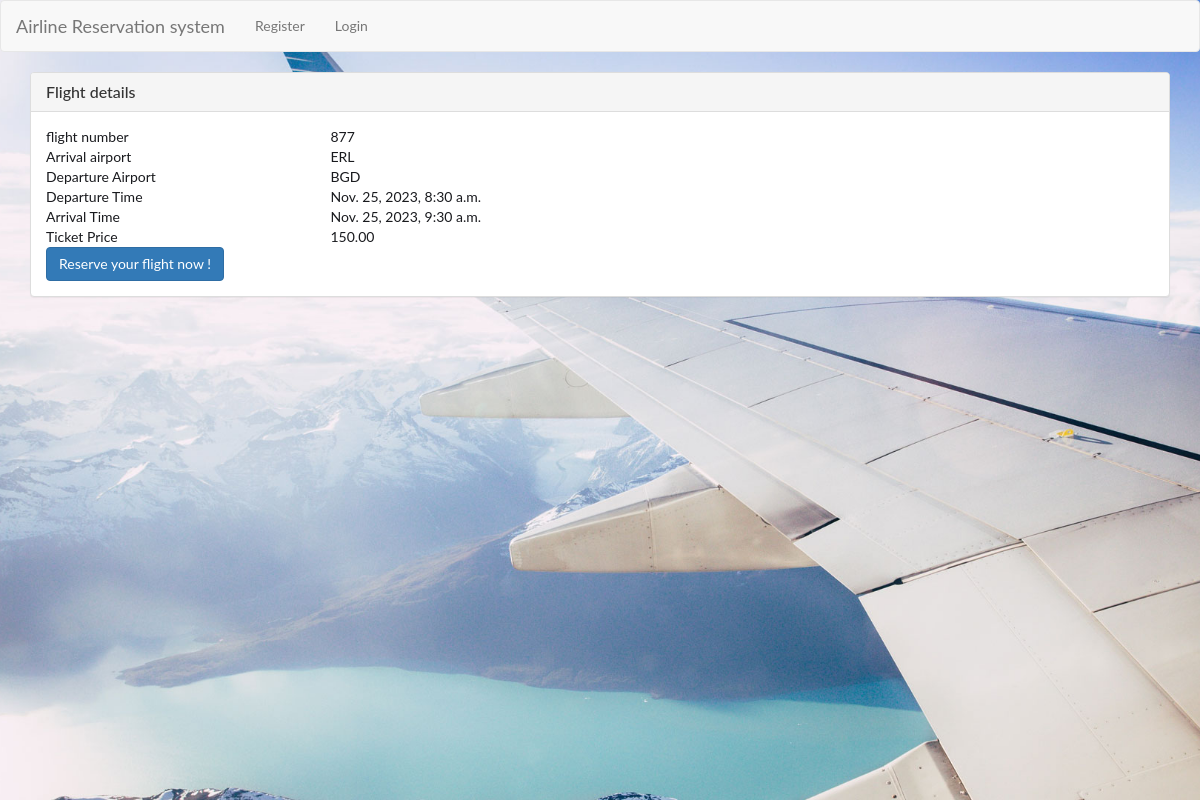
Page /flight_detail/1/ on the committed database.
### flights/models.py (models this page shows, shortened)
class Flight(models.Model):
    flight_number = models.CharField(max_length=10)
    departure_airport = models.CharField(max_length=3)
    arrival_airport = models.CharField(max_length=3)
    available_seats = models.PositiveIntegerField(default=125)
    max_seats = models.PositiveIntegerField(default=125)
    ticket_price = models.DecimalField(max_digits=10, decimal_places=2)
    departure_time = models.DateTimeField()
    arrival_time = models.DateTimeField()

### flights/views.py (the view)
# urls.py: path('flight_detail/<int:flight_id>/', views.flight_detail, name='flight_detail'),
def flight_detail(request, flight_id):
    flight = get_object_or_404(Flight, pk=flight_id)
    return render(request, 'flight_detail.html',  {'flight': flight})

### flights/templates/flight_detail.html (shortened to what this page needs)
<!DOCTYPE html>
<html lang="en">
<head>
    <link rel="stylesheet" href="https://cdn.jsdelivr.net/npm/bootstrap-icons@1.11.2/font/bootstrap-icons.min.css">
  {% load static %}
  <link type="text/css" rel="stylesheet" href="{% static 'style.css' %}" />
</head>
<body>
<div id="booking" class="section">
      {% include "Header.html" %}
        <div class="container">
      <div class="panel panel-default">
  <div class="panel-heading">
    <h3 class="panel-title">Flight details </h3>
  </div>
  <div class="panel-body">
                <div class="row g-0">
                  <div class="col-5 col-md-3 bg-light border-bottom border-white border-3">
                    <div class="p-2">flight number</div>
                  </div>
                  <div class="col-7 col-md-9 bg-light border-start border-bottom border-white border-3">
                    <div class="p-2">{{ flight.flight_number }}</div>
                  </div>
                  <div class="col-5 col-md-3 bg-light border-bottom border-white border-3">
                    <div class="p-2">Arrival airport</div>
                  </div>
                  <div class="col-7 col-md-9 bg-light border-start border-bottom border-white border-3">
                    <div class="p-2">{{ flight.arrival_airport }}</div>
                  </div>
                  <div class="col-5 col-md-3 bg-light border-bottom border-white border-3">
                    <div class="p-2">Departure Airport</div>
                  </div>
                  <div class="col-7 col-md-9 bg-light border-start border-bottom border-white border-3">
                    <div class="p-2">{{ flight.departure_airport }}</div>
                  </div>
                    <div class="col-5 col-md-3 bg-light border-bottom border-white border-3">
                        <div class="p-2">Departure Time</div>
                    </div>
                  <div class="col-7 col-md-9 bg-light border-start border-bottom border-white border-3">
                    <div class="p-2">{{ flight.departure_time }}</div>
                  </div>
                    <div class="col-5 col-md-3 bg-light border-bottom border-white border-3">
                        <div class="p-2">Arrival Time</div>
                    </div>
                  <div class="col-7 col-md-9 bg-light border-start border-bottom border-white border-3">
                    <div class="p-2">{{ flight.arrival_time }}</div>
                  </div>
                     <div class="col-5 col-md-3 bg-light border-bottom border-white border-3">
                        <div class="p-2">Ticket Price</div>
                    </div>
                  <div class="col-7 col-md-9 bg-light border-start border-bottom border-white border-3">
                    <div class="p-2">{{ flight.ticket_price }}</div>
                  </div>
                  <div class="col-5 col-md-3 bg-light border-bottom border-white border-3">
                        <a type="button" class="btn btn-primary" href="/reserve_flight/">Reserve your flight now !</a>
                    </div>
                </div>
  </div>
</div>
</div>
    </div>
</body>
</html>

### flights/static/style.css (style rules this page uses)
.section { position: relative; height: 100vh; }
#booking { font-family: 'Lato', sans-serif; background-image: url("background.jpg"); background-size: cover; background-position: center; color: #191a1e; }

### rows in the picture
Flight: flight_number "877", arrival_airport "ERL", departure_airport "BGD", departure_time "Nov. 25, 2023, 8:30 a.m.", arrival_time "Nov. 25, 2023, 9:30 a.m.", ticket_price "150.00"
